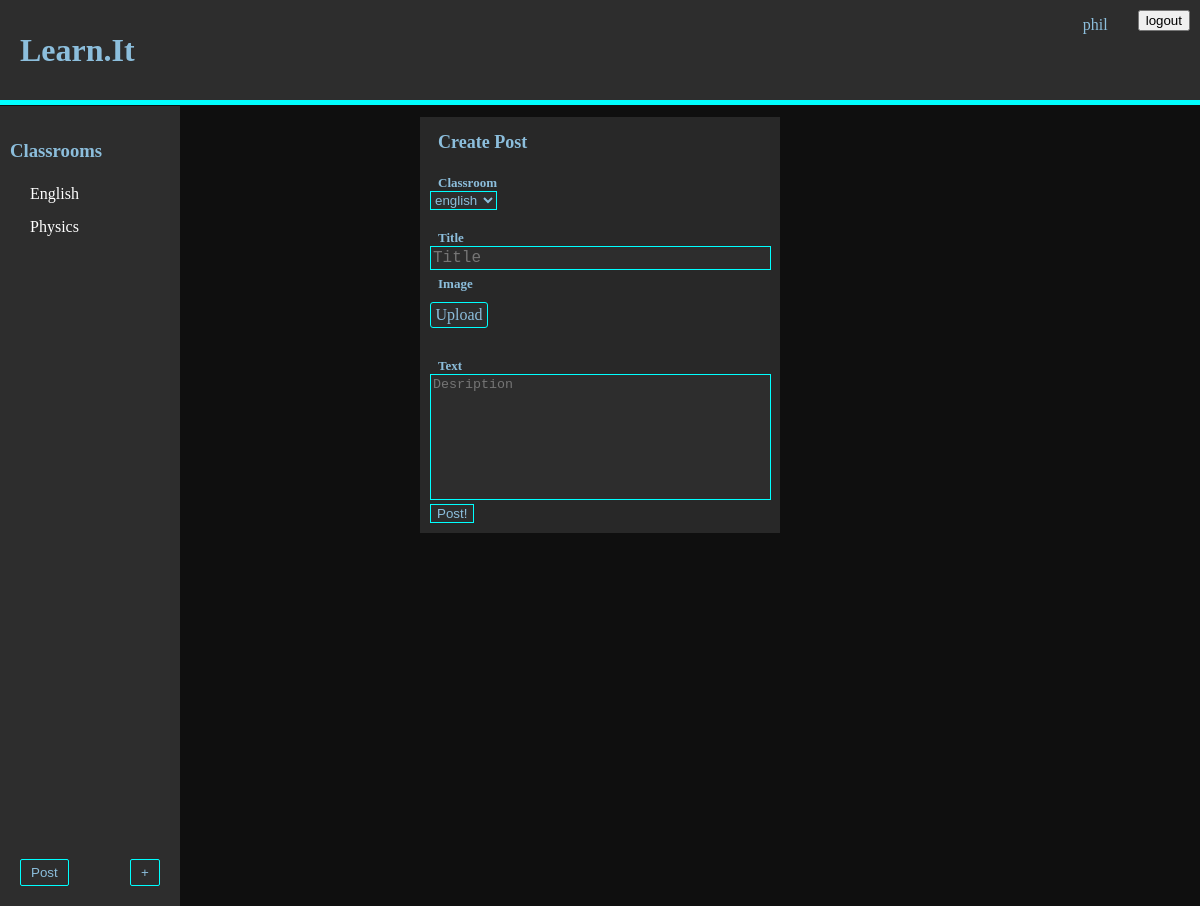
Before: /p (signed in) with the older database file.
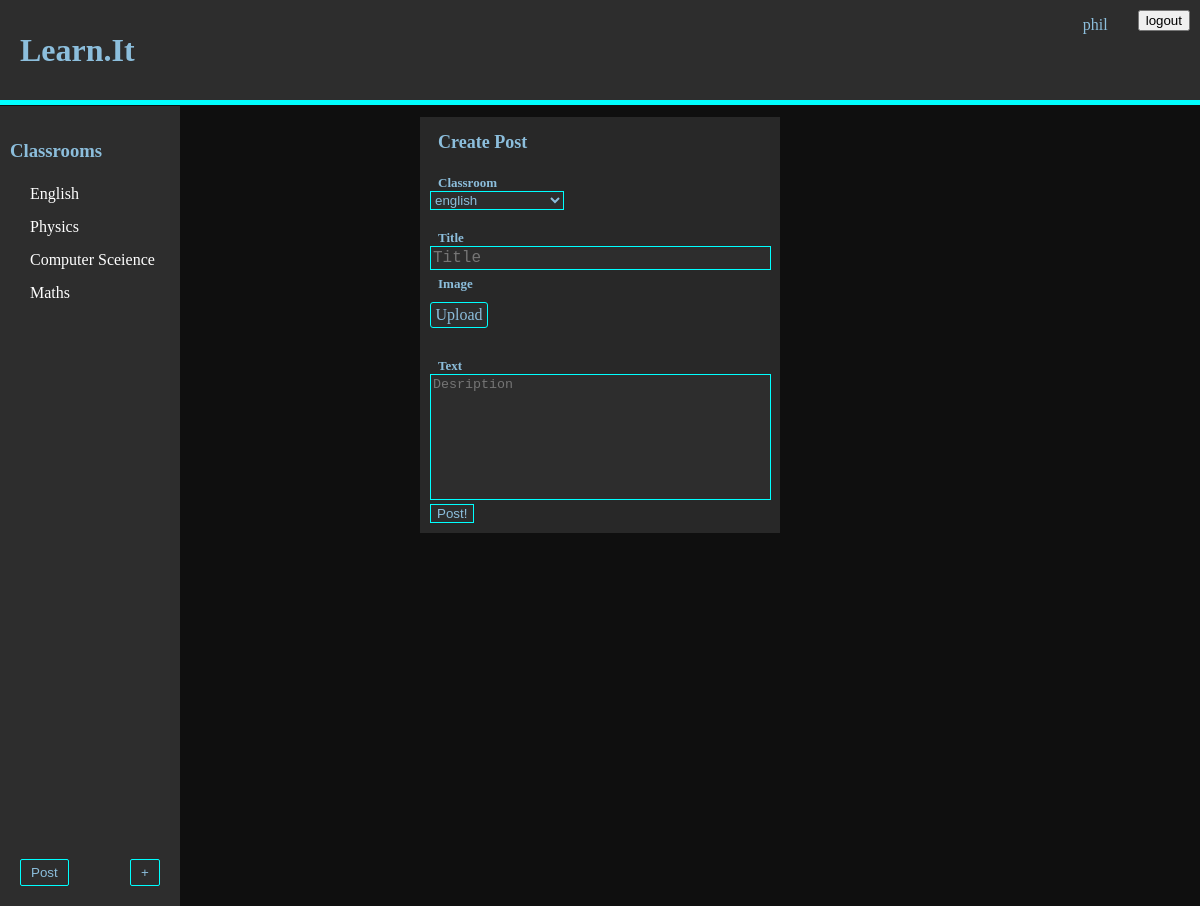
After: the same page with the newer database file.
### tables this page shows
CREATE TABLE User_Classroom (Uid INTEGER REFERENCES User (id), Cid INTEGER REFERENCES classroom (id), Admin BOOLEAN NOT NULL);

CREATE TABLE classroom (id INTEGER PRIMARY KEY, name STRING (25), description TEXT (100), ProPic TEXT);

### main.py (the view)
@app.route("/p")
def Post():
    if session.get("_User") is None:
        return redirect(url_for("main_user"))
    classes = do_query(
        """select classroom.name, Cid from User_Classroom
                        join classroom ON classroom.id = Cid WHERE Uid = ?;
                        """,
        (int(session["_User"]),),
        None,
    )
    id = session["_User"]
    name = do_query("SELECT name from User where id = ?", (session["_User"],), "fetch")
    return render_template(
        "Post.html", title="Post", classrooms=classes, uid=id, user_name=name
    )

### main.py (called while the page is built)
def do_query(query, data, fetch):
    conn = sqlite3.connect("learnit.db")
    cur = conn.cursor()
    cur.execute(query, data)
    if fetch is None:
        result = cur.fetchall()
    else:
        result = cur.fetchone()
    conn.close()
    return result

### templates/Post.html (shortened to what this page needs)
<!DOCTYPE html>
<html lang="en" dir="ltr">
  <head>
    <link class="jsbin" href="http://ajax.googleapis.com/ajax/libs/jqueryui/1/themes/base/jquery-ui.css" rel="stylesheet" type="text/css" />
  </head>
  <body>
    {%include 'header.html'%}
  {%include 'sidebar.html'%}
    <div class="post">
      <h1 class="post-title">Create Post</h1>
      <br>
      <h1 class="post-subtext">Classroom</h1><br>
      <form action="/SubmitPost" method="post" enctype="multipart/form-data">
        <select class="class-input" name="classroom" placeholder="Classroom">
          {%for i in classrooms%}
          <option value="{{i[1]}}">{{i[0]}}</option>
          {%endfor%}
        </select>
        <br><br>
        <h1 class="post-subtext">Title</h1><br>
        <textarea name="Title" rows="1" cols="40" maxlength="50" class="title-input" placeholder="Title"></textarea>
        <br> <h1 class="post-subtext">Image</h1><br>
        <div class="fileUpload btn btn-primary">
      <span>Upload</span>
      </div>
        <br>
        <h1 class="post-subtext">Text</h1><br>
        <textarea name="content" rows="8" cols="40" placeholder="Desription" class="text-input"></textarea>
        <input class="submit-input" type="submit" value="Post!">
      </form>
    </div>
  </body>
</html>

### templates/sidebar.html (shortened to what this page needs)
<!DOCTYPE html>
<html lang="en" dir="ltr">
<link rel="stylesheet" href="../static/css/style.css">
  <head>
  </head>
  <body>
    <div class="sidebar">
      <a href="/c" class="sidebar-Title"><h3 class="sidebar-Title">Classrooms</h3></a>
      {%for i in classrooms%}
        <a href="/c/{{i[1]}}" class="sidebar-Text">{{i[0]}}</a>
      {%endfor%}
    </div>
    {%if uid != 0%}
    <button type="button" class="make-class-link" style="left:20px" >
      <a href="/p">Post</a>
    </button>
    <button type="button" class="make-class-link" >
      <a href="/make_C">+</a>
    </button>
    {%endif%}
  </body>
</html>

Changed rows visible on the page:
added User_Classroom: name "Computer Sceience"
added User_Classroom: name "Maths"
